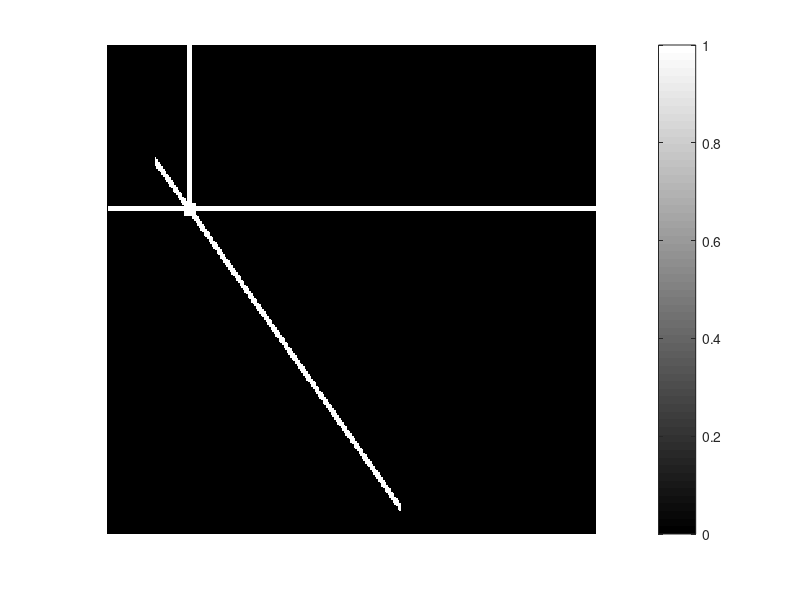
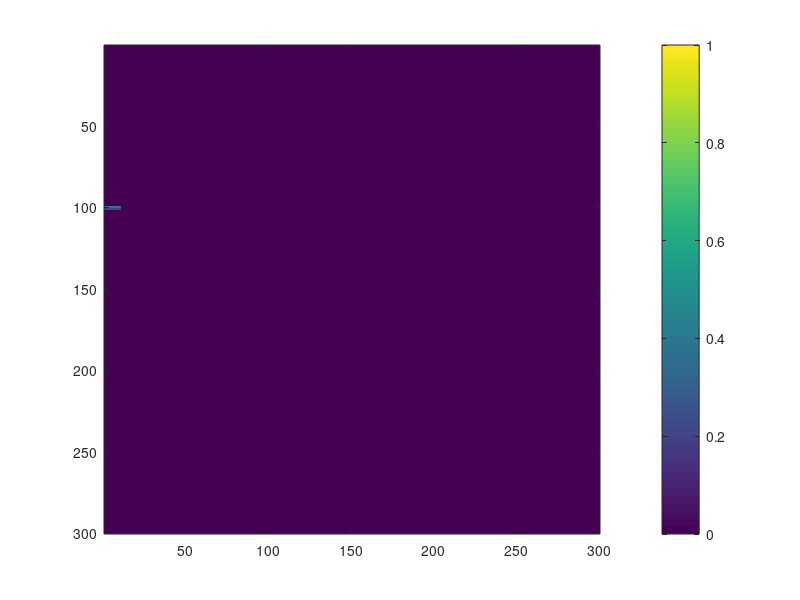

These figures' MATLAB source, in order:
close all
clear
clc

f = 3 ;

% Creating a fake microstructure in 2D
if f==1
    fake = zeros(30,30);

    fake(20:22,1:end) = 1;
    fake(1:20,20:22) = 1;
    fake(23:25,18:24) =1;
    fake(18:20,18:24) = 1;
    pcolor(fake);
    colorbar;
    [x, y] = size(fake);
    new = zeros(x,y);

% Fake microstructure 2
elseif f==2
    normalize = @(A)( A-min(A(:)) ) ./ ( max(A(:)) - min(A(:)) );

    fake = zeros(300,300,'uint8');
    x = linspace(30,180,10000);  %# x values at a higher resolution
    y = 30+sqrt(2)*x;
    index = sub2ind(size(fake),round(y),round(x));  %# Indices of the line
    fake(index) = 255; 
    x = linspace(30,180,10000);  %# x values at a higher resolution
    y = 31+sqrt(2)*x;
    index = sub2ind(size(fake),round(y),round(x));  %# Indices of the line
    fake(index) = 255;%# Set the values to the max value of 255 for uint8


    x = linspace(30,180,10000);  %# x values at a higher resolution
    y = 29+sqrt(2)*x;
    index = sub2ind(size(fake),round(y),round(x));  %# Indices of the line
    fake(index) = 255;
    y = 28+sqrt(2)*x;
    index = sub2ind(size(fake),round(y),round(x));  %# Indices of the line
    fake(index) = 255;
    y = 31+sqrt(2)*x;
    index = sub2ind(size(fake),round(y),round(x));  %# Indices of the line
    fake(index) = 255;
    fake = double(normalize(fake));
    imshow(fake);
    colorbar;

    [x, y] = size(fake);
    new = zeros(x,y);

% Fake microstructure 3
elseif f==3
    normalize = @(A)( A-min(A(:)) ) ./ ( max(A(:)) - min(A(:)) );
    fake = zeros(300,300,'uint8');
    x = linspace(30,180,10000);  %# x values at a higher resolution
    y = 30+sqrt(2)*x;
    index = sub2ind(size(fake),round(y),round(x));  %# Indices of the line
    fake(index) = 255; 
    x = linspace(30,180,10000);  %# x values at a higher resolution
    y = 31+sqrt(2)*x;
    index = sub2ind(size(fake),round(y),round(x));  %# Indices of the line
    fake(index) = 255;%# Set the values to the max value of 255 for uint8


    x = linspace(30,180,10000);  %# x values at a higher resolution
    y = 29+sqrt(2)*x;
    index = sub2ind(size(fake),round(y),round(x));  %# Indices of the line
    fake(index) = 255;
    y = 28+sqrt(2)*x;
    index = sub2ind(size(fake),round(y),round(x));  %# Indices of the line
    fake(index) = 255;
    y = 31+sqrt(2)*x;
    index = sub2ind(size(fake),round(y),round(x));  %# Indices of the line
    fake(index) = 255;
    fake = double(normalize(fake));

    fake(100:102,1:end) = 1;
    fake(1:100,50:52) = 1;
    fake(103:105,48:54) =1;
    fake(98:100,48:54) = 1;

    imshow(fake);
    colorbar;

    [x, y] = size(fake);
    new = zeros(x,y);
end




%% Isolating straight sections


% Run smaller window over image
wind = 5; % Window size
i =wind;
n= 1;
while i <= 110
    j=wind;
    while j<=10
        % Determine the white region in the window
        region = fake(i-wind+1:i,j-wind+1:j);
        % Determine the orientation and centroid of the white section in the window
        % assuming the possibility of unconnected sections in window
        % misses the edges without some sort of periodicity some extra
        % pixels found
        bw = bwlabel(region);
        lb = 1;
        while lb <= max(bw(:))
            reg = bw==lb;
            [row, col] = find(reg);
            row = row + i-wind;
            col = col + j-wind;
            cent(1) = sum(row)/sum(sum(reg));
            cent(2) = sum(col)/sum(sum(reg));
            
            [row2, col2] = find(reg(:,floor(cent(2))-j+wind));
            dX = max(row2) - min(row2);
            [row2, col2] = find(reg(floor(cent(1))- i+wind,:));
            dY = max(col2) - min(col2);
            rem.vec(n,:) = [dX, dY]/(sqrt(dX^2+dY^2));
            rem.centroid(n,:) = cent;
            rem.theta(n,:) = atan(rem.vec(n,2)/rem.vec(n,1));
            
            % if has an orientation add it to the seperated matrix
            %new(round(cent(1)),round(cent(2))) = 180*atan(rem.vec(n,1)/rem.vec(n,2))/pi();
            new(row,col) = 180*atan(rem.vec(n,1)/rem.vec(n,2))/pi();
            lb =lb+1;
            n= n+1;
        end
            
            
            
            
       
        
        j=j+1;
    end
    i=i+1;
end
figure
image((new));
colorbar




